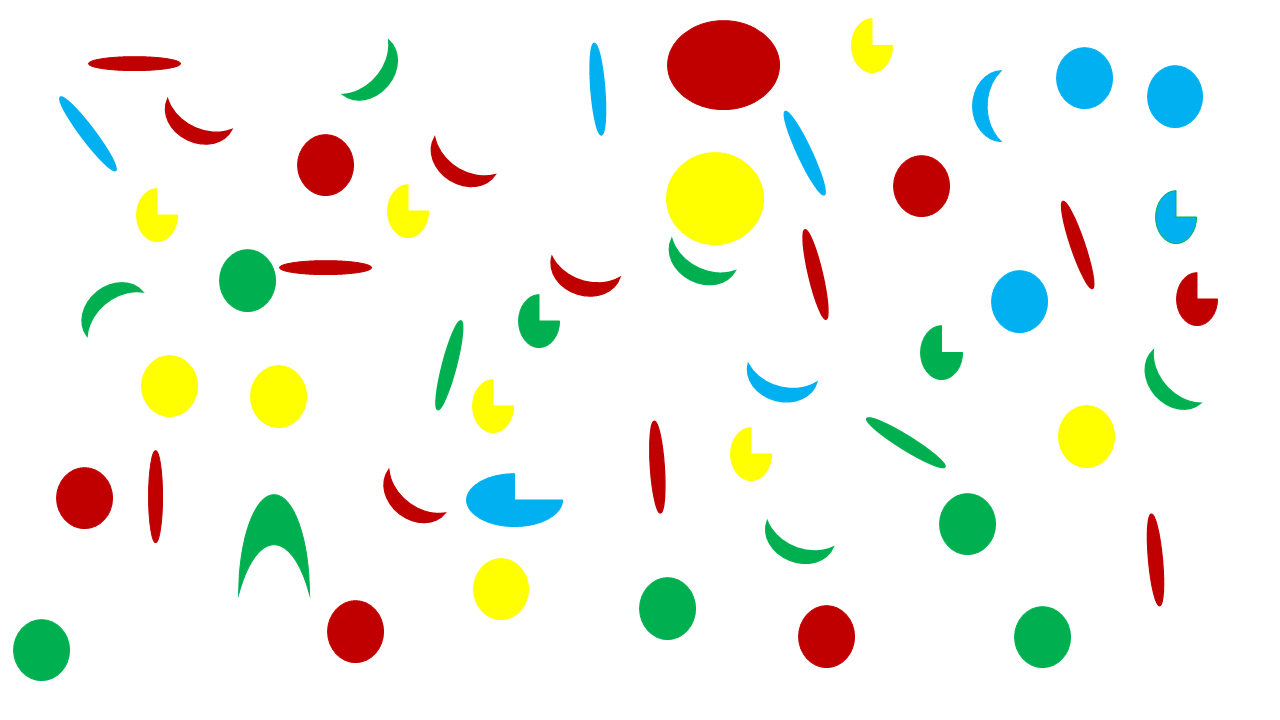
#> input picture S1.tif, 1280 x 720 px
$ jupyter execute main.ipynb
#> lines starting #> are read from the running program, lines starting #| are printed output that depends on the picture; after the words box and inside, x2 and y2 are one past the last pixel; in counts of white or black regions, pixels touching at a corner belong together
[cell 1]
import cv2
import numpy as np
import math

# load the image
image = cv2.imread('S1.tif')
#> image is the input picture: shape (720, 1280, 3); mean B, G, R 232.9, 241.4, 240.1
cv2.waitKey(0)

# Grayscale
gray = cv2.cvtColor(image, cv2.COLOR_BGR2GRAY)
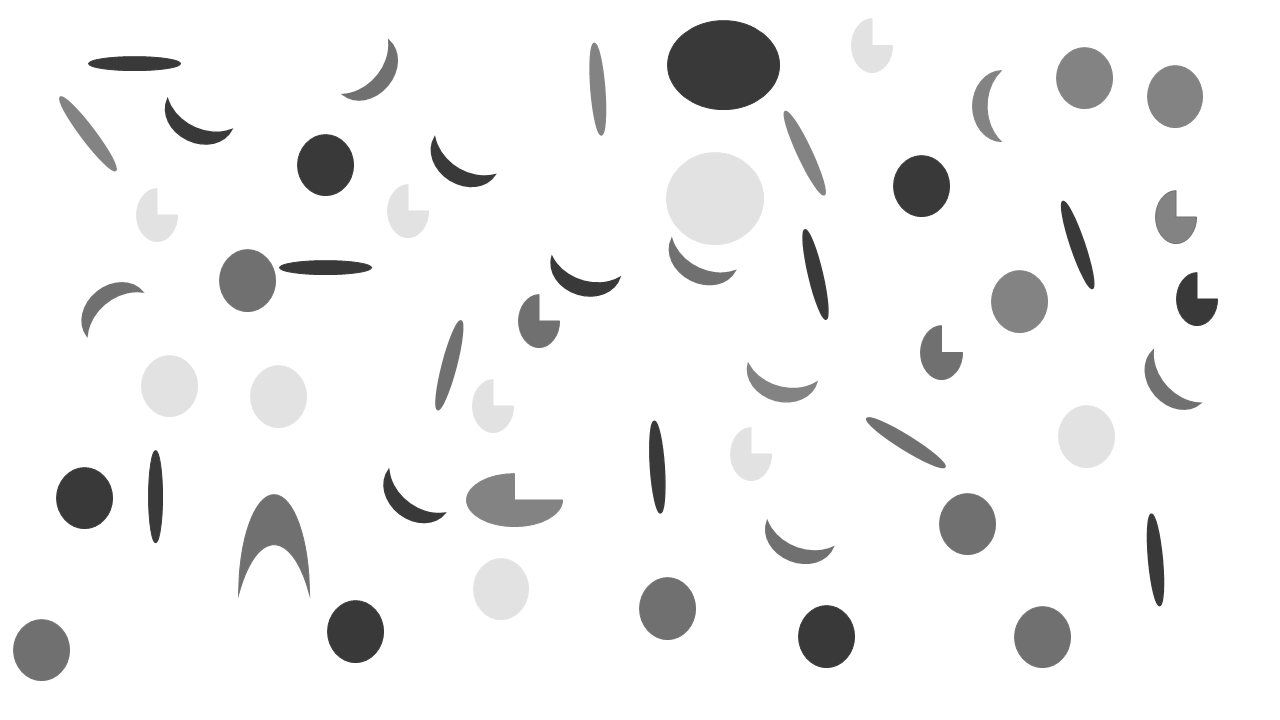
#> gray: shape (720, 1280); min 57, max 255, mean 240

# Find Canny edges
edged = cv2.Canny(gray, 10, 100)
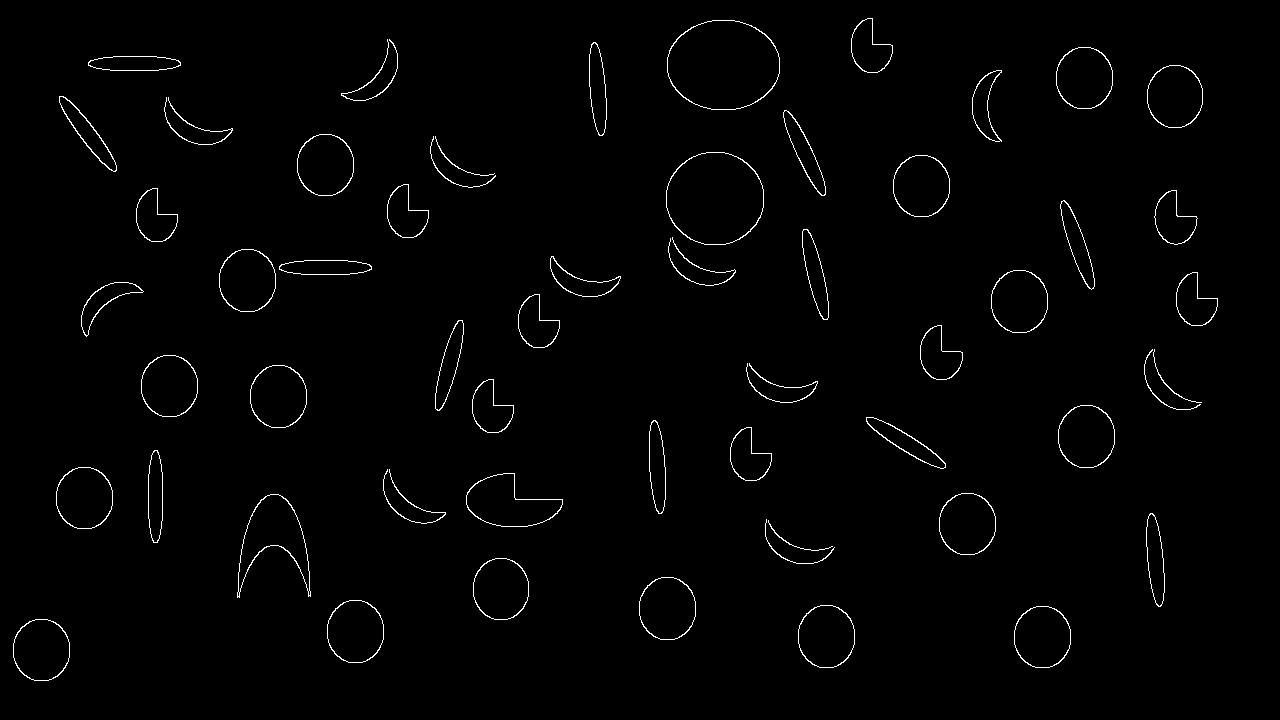
#> edged: shape (720, 1280); 1.2% white in thin lines or dots, all inside (x1, y1, x2, y2) = (13, 18, 1218, 681)
cv2.waitKey(0)

# Finding Contours
# Use a copy of the image e.g. edged.copy()
# since findContours alters the image
contours, hierarchy = cv2.findContours(edged,
                                       cv2.RETR_EXTERNAL, cv2.CHAIN_APPROX_NONE)
#> contours = 56 contours, 2 with area under 20; largest, box (x1, y1, x2, y2) and area: (667, 20, 780, 110) 7986, (666, 152, 764, 245) 7148, (237, 494, 311, 598) 3306, (466, 473, 563, 527) 3102, (991, 270, 1048, 333) 2812


print("Number of Contours found = " + str(len(contours)))
#| Number of Contours found = 56

# Draw all contours
# -1 signifies drawing all contours

result = image.copy()

cv2.drawContours(result, contours, -1, (0, 0, 0), 2)
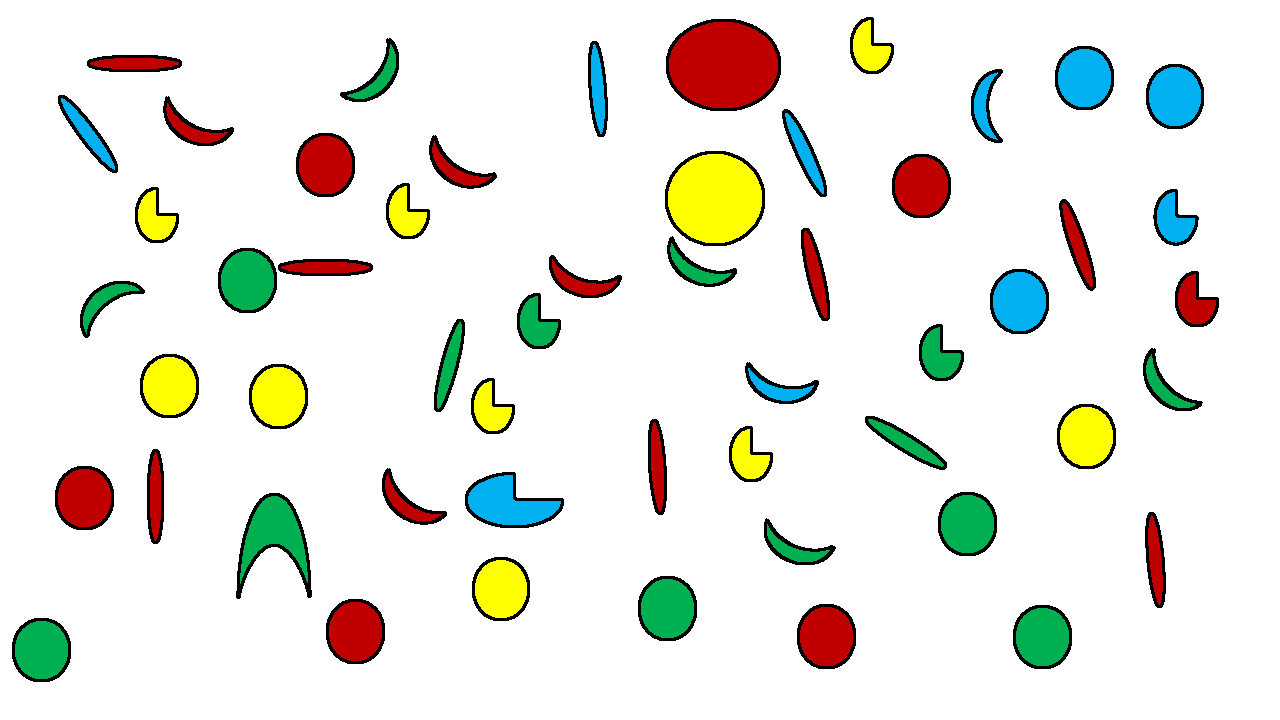
#> result: shape (720, 1280, 3); 3.77% of pixels changed, all inside (x1, y1, x2, y2) = (12, 17, 1219, 682)


for cnt in contours:

    ellipse = cv2.fitEllipse(cnt)
    (xc, yc), (d1, d2), angle = ellipse
    print(xc, yc, d1, d1, angle)

    print('Center: ', xc, yc)
    maxd = max(d1, d2)
    mind = min(d1, d2)
    print('Aspect ratio: ', maxd/mind)
    print('Rotantion angle: ', angle)


    cv2.ellipse(result, ellipse, (0, 0, 0), 1)
    xc, yc = ellipse[0]
    cv2.circle(result, (int(xc), int(yc)), 5, (0, 0, 0), -1)

    rmajor = max(d1, d2) / 2
    if angle > 90:
        angle = angle - 90
    else:
        angle = angle + 90
    xtop = xc + math.cos(math.radians(angle)) * rmajor
    ytop = yc + math.sin(math.radians(angle)) * rmajor
    xbot = xc + math.cos(math.radians(angle + 180)) * rmajor
    ybot = yc + math.sin(math.radians(angle + 180)) * rmajor
    cv2.line(result, (int(xtop), int(ytop)), (int(xbot), int(ybot)), (0, 0, 255), 1)

    rminor = min(d1, d2) / 2
    if angle > 90:
        angle = angle - 90
    else:
        angle = angle + 90
    xtop = xc + math.cos(math.radians(angle)) * rminor
    ytop = yc + math.sin(math.radians(angle)) * rminor
    xbot = xc + math.cos(math.radians(angle + 180)) * rminor
    ybot = yc + math.sin(math.radians(angle + 180)) * rminor
    cv2.line(result, (int(xtop), int(ytop)), (int(xbot), int(ybot)), (0, 0, 255), 1)


    cnt_len = cv2.arcLength(cnt, True)
    cnt = cv2.approxPolyDP(cnt, 0.02 * cnt_len, True)
    isconvex = cv2.isContourConvex(cnt)
    print( 'Convex?: ',  isconvex)

    # find the moments
    M = cv2.moments(cnt)
    print('Area = ', M['m00'])


    diff0 = int(xc - cnt[0][0][0])
    diff1 = int(yc - cnt[0][0][1])

    col = image[ int(cnt[0][0][1] + 0.1 * diff1), int(cnt[0][0][0] + 0.1 * diff0)]

    p1 = (int(cnt[0][0][0] + 0.1 * diff0),  int(cnt[0][0][1] + 0.1 * diff1))

    print(p1, image.shape)

    cv2.circle(result, p1, 5, (0, 255, 0), -1)

    cv2.putText(result, text= 'Area = {} Ratio: {} Convex: {} Color: {}'.format(M['m00'], maxd/mind, isconvex, col), org=(cnt[0][0][0], cnt[0][0][1]),
            fontFace= cv2.FONT_HERSHEY_SIMPLEX, fontScale=0.3, color=(0,0,0), thickness=1)
#> this loop made 56 passes
#> (d1, d2, angle, maxd, mind, rmajor) on passes 15, 18: (14.62, 95.54, 180, 95.54, 14.62, 47.77), (15.97, 94.38, 121.7, 94.38, 15.97, 47.19)
#> (d1, d2, angle, maxd, mind, rmajor) on passes 1 to 6: (56.9, 62.02, 0.345, 62.02, 56.9, 31.01), (56.9, 62.02, 0.345, 62.02, 56.9, 31.01), (56.84, 62.97, 0.284, 62.97, 56.84, 31.49), (56.84, 62.97, 0.284, 62.97, 56.84, 31.49), (56.84, 62.97, 0.284, 62.97, 56.84, 31.49), (55.86, 61.93, 179.8, 61.93, 55.86, 30.97)
#> (printed output is left out)
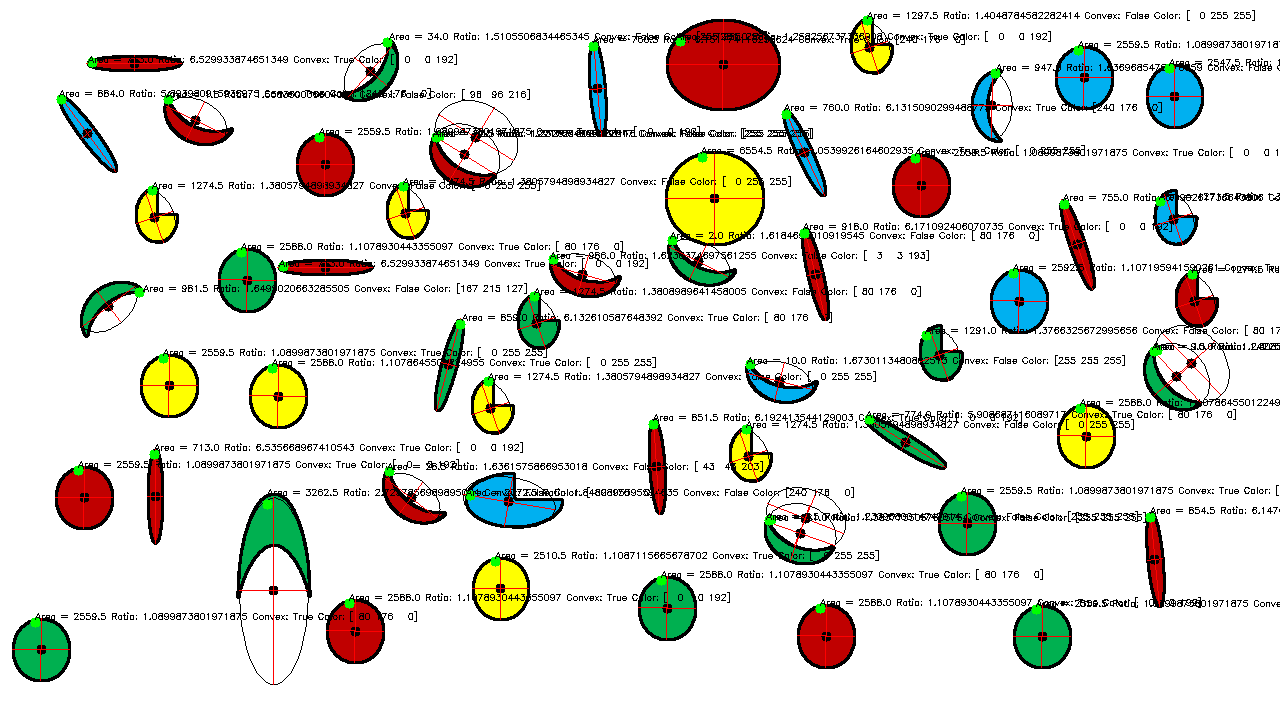
#> result: shape (720, 1280, 3); 5.49% of pixels changed, all inside (x1, y1, x2, y2) = (12, 10, 1280, 685)
cv2.imshow('Canny Edges After Contouring', edged)
cv2.imshow("labrador_ellipse", result)

cv2.waitKey(0)
cv2.destroyAllWindows()
